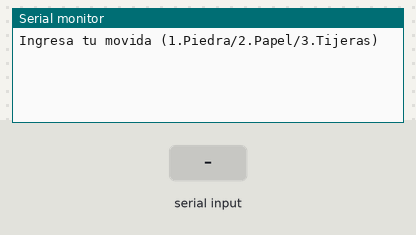
Bench run of a sketch on a simulated Arduino Uno, built with avr-gcc and run on an emulated ATmega328P. Parts: the last lines printed to the serial monitor. The inputs (shaded band) are chosen by the test bench. Random numbers use the default seed unless the sketch sets one.

Above: at 1.2 s.
1.3 s: "90,45\n" received over Serial
At 1.77 s:
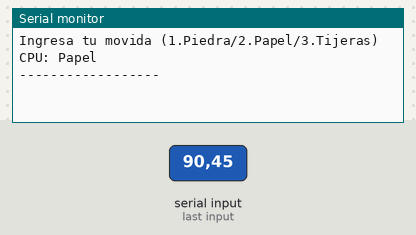
At 2.7 s:
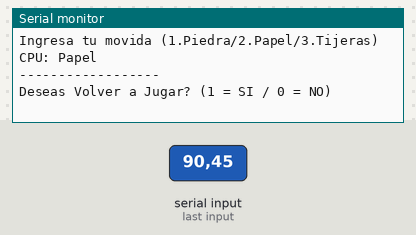

Measured:
- after the input at 1.3 s, the serial monitor: prints a new line after 0.31 s (image 1)

The sketch:

SE_Piedra_Papel_O_Tijeras.ino
```cpp
int estado = 0;
void setup() {
  // put your setup code here, to run once:
  Serial.begin(9600);
  Serial.setTimeout(10);
}

String valor;
int v;
int movida;

void loop() {
  // put your main code here, to run repeatedly:
  switch (estado) {
    case 0:
      Serial.println("Ingresa tu movida (1.Piedra/2.Papel/3.Tijeras)");
      estado = 1;
      break;
    case 1:
    case 6:
      if (Serial.available() > 0) {
        valor = Serial.readString();
        if (estado == 1) {
          estado = 2;
        }
        else {
          estado = 7;
        }
      }
      break;
    case 2:
    case 7:
      if (!valor.equals("")) { //checamos si v no esta vacio .. si no estaa vacio entonces:
        v = valor.toInt();
        if (estado == 2) {
          estado = 3;
        }
        else {
          //con el valor leido, necesito comprobar la respuesta del usuario:
          if (v == 1) {
            estado = 0;
          }
          else {
            estado = 5;
          }
        }
      }
      else { //Si v esta vacio, entonces necesita volver a la fase en la que lee
        //esto para obtener un valor nuevo
        estado -= 1;
      }
      break;
    case 3:
    movida = random(1,3);
            v = valor.toInt();
        if(v==1)
        {
         Serial.println("TU: Piedra");
        }
         if(v==2)
        {
         Serial.println("TU: Papel");
        }
         if(v==3)
        {
         Serial.println("TU: Tijera");
        }

     if(movida==1)
        {
         Serial.println("CPU: Piedra");
        }
         if(movida==2)
        {
         Serial.println("CPU: Papel");
        }
         if(movida==3)
        {
         Serial.println("CPU Tijera");
        }
    Serial.println("------------------");

      if(movida == 1 && v ==1)
      {
     Serial.println("Resultado: EMPATE " );
     Serial.println("TU PIEDRA | CPU PIEDRA" );
      }
          if(movida == 2 && v ==2)
      {
     Serial.println("Resultado: EMPATE " );
     Serial.println("TU PAPEL | CPU PAPEL" );
      }
          if(movida == 3 && v ==3)
      {
     Serial.println("Resultado: EMPATE " );
     Serial.println("TU PIEDRA | CPU PIEDRA" );
      }
          if(movida == 1 && v ==2)
      {
     Serial.println("Resultado: GANASTE" );
     Serial.println("TU PAPEL | CPU PIEDRA" );
      }
              if(movida == 1 && v ==3)
      {
     Serial.println("Resultado: PERDISTE" );
     Serial.println("TU TIJERAS | CPU PIEDRA" );
      }
              if(movida == 2 && v ==1)
      {
     Serial.println("Resultado: PERDISTE" );
     Serial.println("TU PIEDRA | CPU PAPEL" );
      }
              if(movida == 2 && v ==3)
      {
     Serial.println("Resultado: GANASTE" );
     Serial.println("TU TIJERAS | CPU PAPEL" );
      }
              if(movida == 3 && v ==1)
      {
     Serial.println("Resultado: GANASTE" );
     Serial.println("TU PIEDRA | CPU PAPEL" );
      }
              if(movida == 3 && v ==2)
      {
     Serial.println("Resultado: PERDISTE" );
     Serial.println("TU PAPEL | CPU TIJERAS" );
      }

      estado = 4;
      break;
    case 4:
      estado = 5;
      break;
    case 5:
      Serial.println("Deseas Volver a Jugar? (1 = SI / 0 = NO)");
      estado = 6 ;
      break;
  }

  delay(100);
}
```
